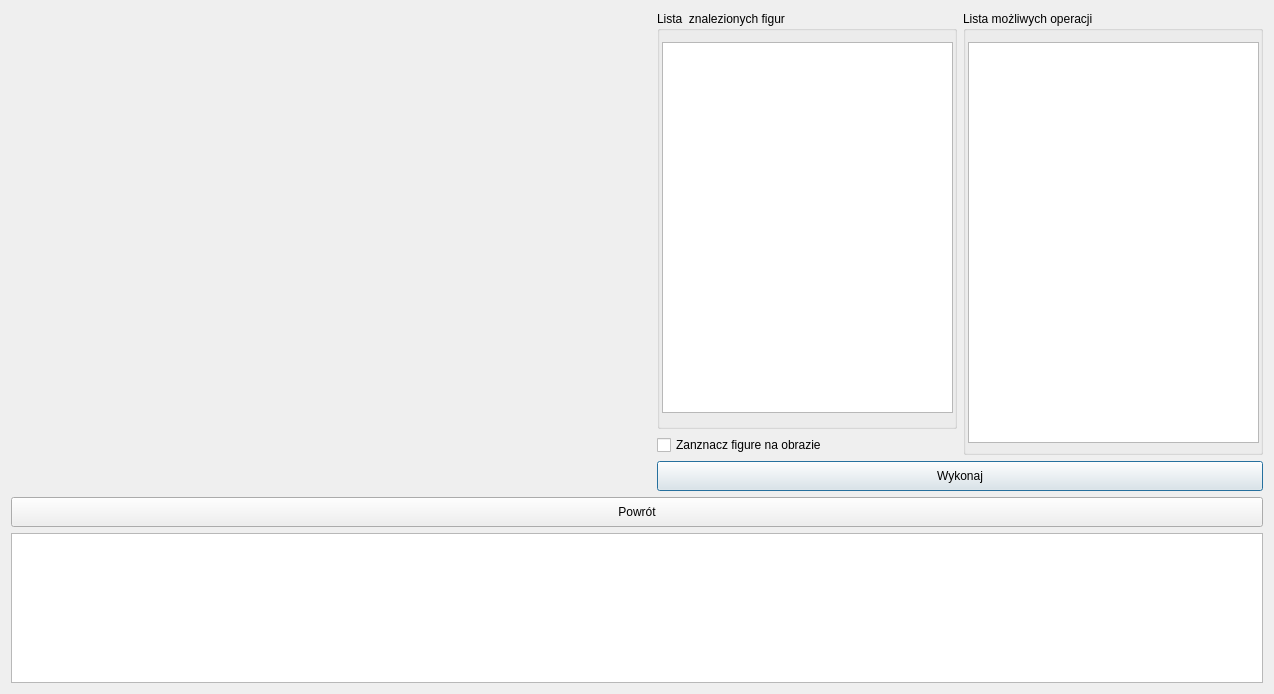
<?xml version="1.0" encoding="UTF-8"?>
<ui version="4.0">
 <class>Dialog</class>
 <widget class="QDialog" name="Dialog">
  <property name="geometry">
   <rect>
    <x>0</x>
    <y>0</y>
    <width>1272</width>
    <height>692</height>
   </rect>
  </property>
  <property name="windowTitle">
   <string>Kontrola automatyczna</string>
  </property>
  <layout class="QGridLayout" name="gridLayout_2">
   <item row="0" column="0">
    <layout class="QGridLayout" name="gridLayout">
     <item row="3" column="1" colspan="2">
      <widget class="QPushButton" name="executeCommandPushButton">
       <property name="minimumSize">
        <size>
         <width>0</width>
         <height>30</height>
        </size>
       </property>
       <property name="maximumSize">
        <size>
         <width>16777215</width>
         <height>30</height>
        </size>
       </property>
       <property name="text">
        <string>Wykonaj</string>
       </property>
      </widget>
     </item>
     <item row="0" column="1" rowspan="2">
      <widget class="QGroupBox" name="foundFiguresGroupBox">
       <property name="minimumSize">
        <size>
         <width>300</width>
         <height>0</height>
        </size>
       </property>
       <property name="title">
        <string>Lista  znalezionych figur</string>
       </property>
       <widget class="QListWidget" name="foundFiguresListWidget">
        <property name="geometry">
         <rect>
          <x>5</x>
          <y>31</y>
          <width>291</width>
          <height>371</height>
         </rect>
        </property>
        <property name="minimumSize">
         <size>
          <width>0</width>
          <height>0</height>
         </size>
        </property>
       </widget>
      </widget>
     </item>
     <item row="4" column="0" colspan="3">
      <widget class="QPushButton" name="returnPushButton">
       <property name="minimumSize">
        <size>
         <width>0</width>
         <height>30</height>
        </size>
       </property>
       <property name="maximumSize">
        <size>
         <width>16777215</width>
         <height>30</height>
        </size>
       </property>
       <property name="text">
        <string>Powrót</string>
       </property>
      </widget>
     </item>
     <item row="0" column="0" rowspan="4">
      <widget class="QLabel" name="openCVLabel">
       <property name="minimumSize">
        <size>
         <width>640</width>
         <height>480</height>
        </size>
       </property>
       <property name="text">
        <string/>
       </property>
      </widget>
     </item>
     <item row="2" column="1">
      <widget class="QCheckBox" name="highlightFiguresCheckBox">
       <property name="text">
        <string>Zanznacz figure na obrazie</string>
       </property>
      </widget>
     </item>
     <item row="0" column="2" rowspan="3">
      <widget class="QGroupBox" name="permittedOperationsGroupBox">
       <property name="minimumSize">
        <size>
         <width>300</width>
         <height>0</height>
        </size>
       </property>
       <property name="title">
        <string>Lista możliwych operacji</string>
       </property>
       <widget class="QListWidget" name="permittedOperationsListWidget">
        <property name="geometry">
         <rect>
          <x>5</x>
          <y>31</y>
          <width>291</width>
          <height>401</height>
         </rect>
        </property>
       </widget>
      </widget>
     </item>
    </layout>
   </item>
   <item row="1" column="0">
    <widget class="QListWidget" name="commandsListWidget">
     <property name="minimumSize">
      <size>
       <width>0</width>
       <height>150</height>
      </size>
     </property>
     <property name="maximumSize">
      <size>
       <width>16777215</width>
       <height>150</height>
      </size>
     </property>
    </widget>
   </item>
  </layout>
 </widget>
 <resources/>
 <connections/>
</ui>
